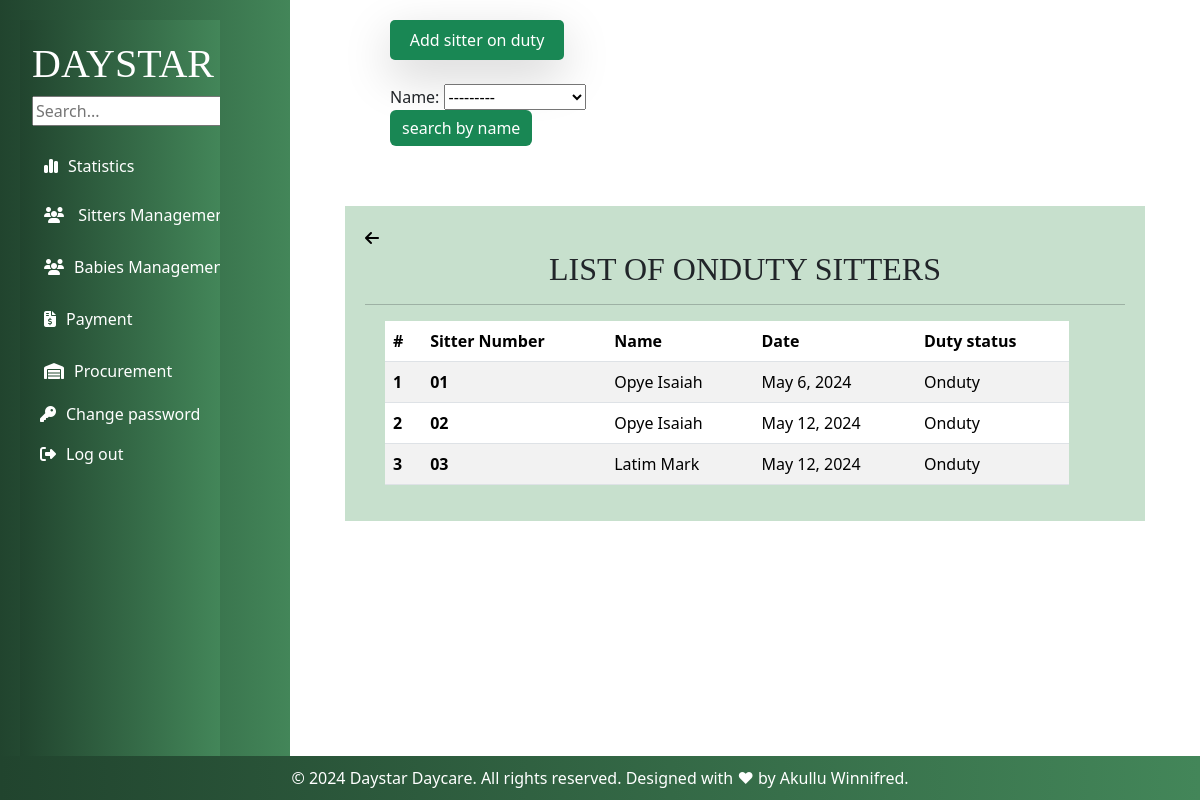
/onduty/ (signed in), run on the app's committed database.
### myapp/models.py (models this page shows, shortened)
class BabySitter(models.Model):
    GENDER_CHOICES = (
         ('male', 'Male'),
        ('female', 'Female'),
     )
    name = models.CharField(max_length=200,validators=[validate_letters])
    gender = models.CharField(max_length=10,choices=GENDER_CHOICES)
    location = models.CharField(max_length=10, default='kabalagala')
    Date_Of_Birth = models.DateField(default=timezone.now)
    NIN = models.CharField(max_length=14,validators=[validate_NIN_length])
    Religion = models.CharField(max_length=30, null=True, blank=True,verbose_name="Religion(optional)")
    Level_Of_Education = models.CharField(max_length=200,choices=(
        ('Certificate', 'Certificate'),
        ('Diploma', 'Diploma'),
        ('Degree', 'Degree'),
        ('Others', 'Others'),
    ))
    Contact = models.CharField(max_length=10,validators=[validate_contact_length])
    Sitter_Number = models.CharField(max_length=200,unique=True,blank=False, null=True)
    Next_Of_Kin = models.CharField(max_length=200,validators=[validate_letters])
    Recommenders_Name = models.CharField(max_length=200,validators=[validate_letters])
    Recommenders_Contact = models.CharField(max_length=10,validators=[validate_contact_length])
    def __str__(self):
        return self.name

class BabySitterattendance(models.Model):
    sitter_Number = models.CharField(max_length=200,unique=True)
    name = models.ForeignKey(BabySitter, on_delete=models.CASCADE)
    date = models.DateField(default=timezone.now)
    attendance_status = models.CharField(max_length=10,default= 'Onduty')

### myapp/views.py (the view)
# urls.py: path("onduty/",views.onduty,name="onduty"),
@login_required
def onduty(request):
    sitters = BabySitterattendance.objects.all().order_by('id')
    sitterarrival=Sitter_arrivalFilter(request.GET,queryset=sitters)
    sitters = sitterarrival.qs
    return render(request,'sitters/onduty.html',{'sitters':sitters,'sitterarrival':sitterarrival})

### myapp/templates/sitters/onduty.html (shortened to what this page needs)
{% extends 'base.html' %}
{% block content %}
<button class="p-2 bg-teal-500 rounded-lg shadow-lg bg bg-success"
  style="margin-left: 80px; border-radius: 5px; border: #B4BDFF; width: 20%; height: 5%; color: white;"> Add sitter on duty</a></button><br><br>
<form method="GET" style="margin-left: 80px;">
  {{ sitterarrival.form }}
  <input type="submit" value="search by name" class="btn btn-primary bg bg-success" style="border: none;">
</form>
<div class="container">
  <div>
    <a href="{% url 'onduty' %}"> <i class="fa-solid fa-arrow-left" style="color: black;"></i></a>
  </div>
  <h2>LIST OF ONDUTY SITTERS</h2>
  <hr>
  <table class="table table-striped" style="width: 90%; margin-left: 20px;">
    <thead>
      <tr>
        <th scope="col">#</th>
        <th scope="col">Sitter Number</th>
        <th scope="col">Name</th>
        <th scope="col">Date</th>
        <th scope="col">Duty status</th>
      </tr>
    </thead>
    <tbody>
      {% for each in sitters %}
      <tr>
        <th scope="row">{{ each.id }}</th>
        <th>{{ each.sitter_Number }}</th>
        <td>{{ each.name }}</td>
        <td>{{ each.date }}</td>
        <td>{{ each.attendance_status }}</td>
      </tr>
      {% endfor %}
    </tbody>
  </table>
</div>
{% endblock %}

### myapp/static/css/base.css (style rules this page uses)
body { min-height: 100vh; }

### myapp/templates/sitters/onduty.html (style rules this page uses)
.container { padding-top: 20px; margin-top: 60px; margin-bottom: 30px; max-width: 800px; background-color: rgba(153, 198, 165, 0.55); padding: 20px; }
h2 { font-family: Georgia, 'Times New Roman', Times, serif; text-align: center; }

### data on the page
BabySitter: name "---------"
BabySitterattendance: id "1", sitter_Number "01", name "Opye Isaiah", date "May 6, 2024", attendance_status "Onduty"
BabySitterattendance: id "2", sitter_Number "02", name "Opye Isaiah", date "May 12, 2024", attendance_status "Onduty"
BabySitterattendance: id "3", sitter_Number "03", name "Latim Mark", date "May 12, 2024", attendance_status "Onduty"
